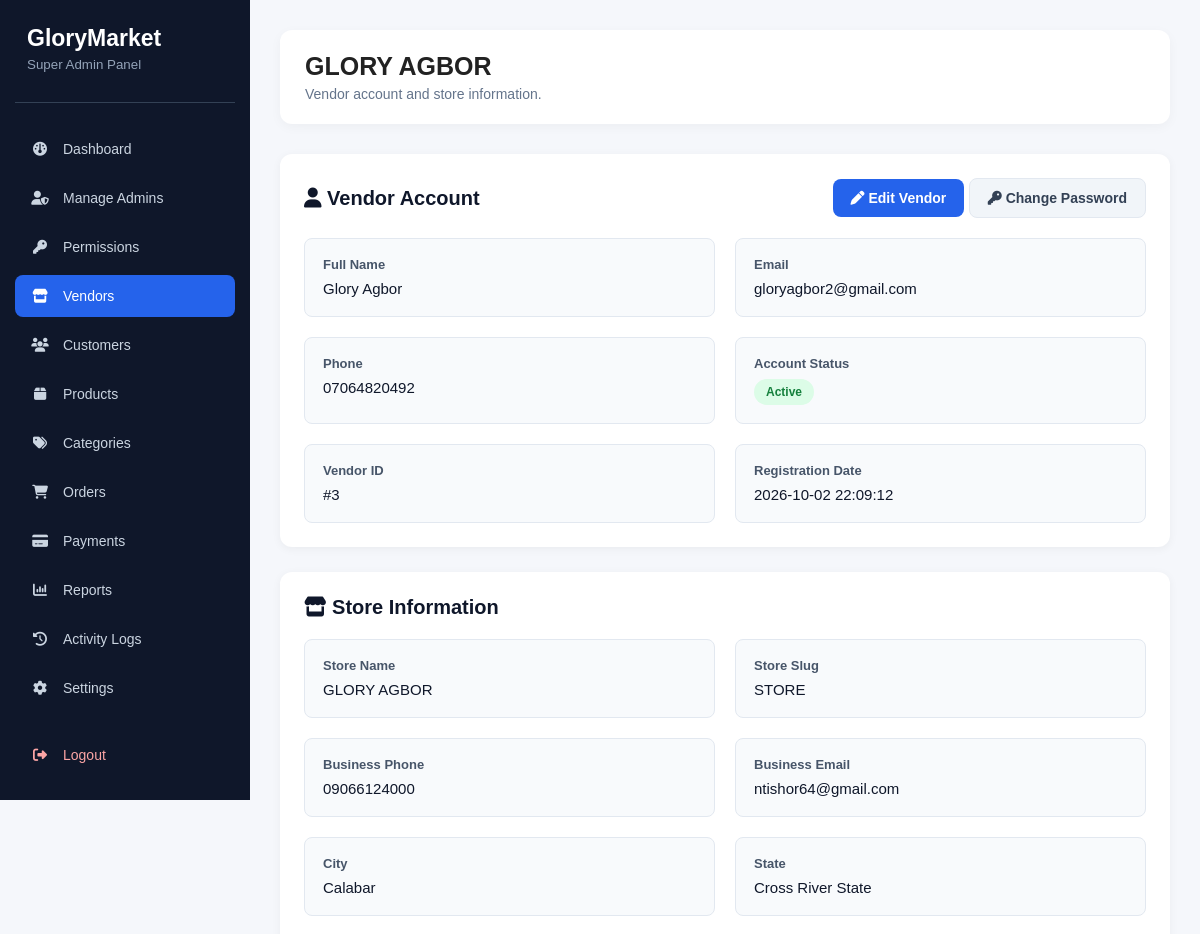
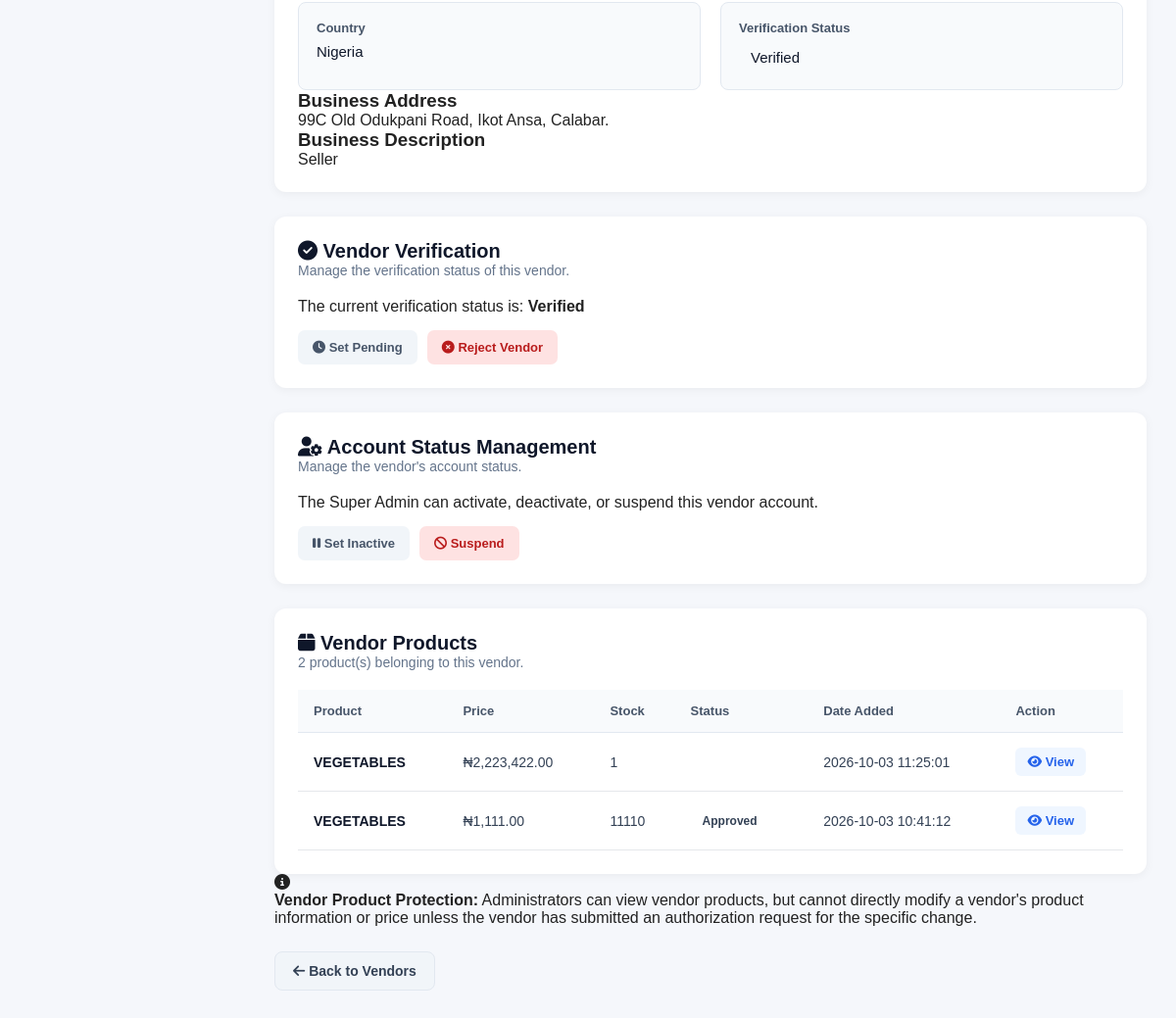
The app's page /admin/vendor-view.php?id=3 (signed in) with its own data (2 pictures, top to bottom).
### tables this page shows
CREATE TABLE `vendor_profiles` (
  `id` int(11) NOT NULL,
  `user_id` int(11) NOT NULL,
  `store_name` varchar(150) NOT NULL,
  `store_slug` varchar(180) NOT NULL,
  `business_description` text DEFAULT NULL,
  `business_phone` varchar(20) DEFAULT NULL,
  `business_email` varchar(150) DEFAULT NULL,
  `business_address` text DEFAULT NULL,
  `city` varchar(100) DEFAULT NULL,
  `state` varchar(100) DEFAULT NULL,
  `country` varchar(100) DEFAULT 'Nigeria',
  `logo` varchar(255) DEFAULT NULL,
  `banner` varchar(255) DEFAULT NULL,
  `verification_status` enum('pending','verified','rejected') NOT NULL DEFAULT 'pending',
  `created_at` timestamp NOT NULL DEFAULT current_timestamp(),
  `updated_at` timestamp NOT NULL DEFAULT current_timestamp() ON UPDATE current_timestamp()
);

CREATE TABLE `users` (
  `id` int(11) NOT NULL,
  `full_name` varchar(100) NOT NULL,
  `email` varchar(150) NOT NULL,
  `phone` varchar(20) DEFAULT NULL,
  `profile_picture` varchar(255) DEFAULT NULL,
  `password` varchar(255) NOT NULL,
  `role` enum('super_admin','admin','vendor','customer') NOT NULL DEFAULT 'customer',
  `status` enum('active','inactive','suspended') NOT NULL DEFAULT 'active',
  `email_verified_at` datetime DEFAULT NULL,
  `created_at` timestamp NOT NULL DEFAULT current_timestamp(),
  `updated_at` timestamp NOT NULL DEFAULT current_timestamp() ON UPDATE current_timestamp()
);

CREATE TABLE `products` (
  `id` int(11) NOT NULL,
  `vendor_id` int(11) NOT NULL,
  `name` varchar(255) NOT NULL,
  `description` text DEFAULT NULL,
  `price` decimal(10,2) NOT NULL,
  `image` varchar(255) DEFAULT NULL,
  `category_id` int(11) DEFAULT NULL,
  `stock` int(11) DEFAULT 0,
  `status` enum('pending','approved','rejected') DEFAULT 'pending',
  `created_at` timestamp NOT NULL DEFAULT current_timestamp(),
  `updated_at` timestamp NOT NULL DEFAULT current_timestamp() ON UPDATE current_timestamp()
);

### admin/vendor-view.php (the view, shortened to what the rows shown need)
<?php
$pdo = getDbConnection();
$vendor_id = filter_input(
    INPUT_GET,
    'id',
    FILTER_VALIDATE_INT
);
$stmt = $pdo->prepare("
    SELECT
        u.id,
        u.full_name,
        u.email,
        u.phone,
        u.status,
        u.created_at,
        u.updated_at,
        vp.store_name,
        vp.store_slug,
        vp.business_description,
        vp.business_phone,
        vp.business_email,
        vp.business_address,
        vp.city,
        vp.state,
        vp.country,
        vp.logo,
        vp.banner,
        vp.verification_status,
        vp.created_at AS profile_created_at,
        vp.updated_at AS profile_updated_at
    FROM users u
    LEFT JOIN vendor_profiles vp
        ON vp.user_id = u.id
    WHERE u.id = ?
      AND u.role = 'vendor'
    LIMIT 1
");
$stmt->execute([$vendor_id]);
$vendor = $stmt->fetch(PDO::FETCH_ASSOC);
$stmt = $pdo->prepare("
    SELECT
        id,
        name,
        price,
        stock,
        status,
        created_at
    FROM products
    WHERE vendor_id = ?
    ORDER BY created_at DESC
");
$stmt->execute([$vendor_id]);
$products = $stmt->fetchAll(PDO::FETCH_ASSOC);
?>
<!DOCTYPE html>
<html lang="en">
<head>
    <link
        rel="stylesheet"
        href="../assets/css/admin-dashboard.css"
    >
    <link
        rel="stylesheet"
        href="https://cdnjs.cloudflare.com/ajax/libs/font-awesome/6.5.2/css/all.min.css"
    >
</head>
<body>
<div class="dashboard-wrapper">
    <aside class="sidebar">
        <div class="sidebar-brand">
            <h2>GloryMarket</h2>
        </div>
    </aside>
    <main class="main-content">
        <div class="topbar">
            <div>
                <h1>
                    <?= htmlspecialchars(
                        $vendor['store_name']
                        ?: $vendor['full_name']
                    ) ?>
                </h1>
                <p>
                    Vendor account and store information.
                </p>
            </div>
        </div>
        <div class="table-panel">
           <div class="panel-header">
    <div>
        <h2>
            <i class="fa-solid fa-user"></i>
            Vendor Account
        </h2>
    </div>
</div>
            <div class="admin-details">
                <div class="detail-item">
                    <strong>Full Name</strong>
                    <span>
                        <?= htmlspecialchars($vendor['full_name']) ?>
                    </span>
                </div>
                <div class="detail-item">
                    <strong>Email</strong>
                    <span>
                        <?= htmlspecialchars($vendor['email']) ?>
                    </span>
                </div>
                <div class="detail-item">
                    <strong>Phone</strong>
                    <span>
                        <?= htmlspecialchars(
                            $vendor['phone'] ?: 'Not provided'
                        ) ?>
                    </span>
                </div>
                <div class="detail-item">
                    <span>
                        <span class="status-badge status-<?=
                            htmlspecialchars($vendor['status'])
                        ?>">
                            <?= htmlspecialchars(
                                ucfirst($vendor['status'])
                            ) ?>
                        </span>
                    </span>
                </div>
                <div class="detail-item">
                    <strong>Vendor ID</strong>
                    <span>
                        #<?= (int) $vendor['id'] ?>
                    </span>
                </div>
                <div class="detail-item">
                    <strong>Registration Date</strong>
                    <span>
                        <?= htmlspecialchars($vendor['created_at']) ?>
                    </span>
                </div>
            </div>
        </div>
        <div class="table-panel">
            <div class="panel-header">
                <div>
                    <h2>
                        <i class="fa-solid fa-store"></i>
                        Store Information
                    </h2>
                </div>
            </div>
            <div class="admin-details">
                <div class="detail-item">
                    <strong>Store Name</strong>
                    <span>
                        <?= htmlspecialchars(
                            $vendor['store_name'] ?: 'Not Set'
                        ) ?>
                    </span>
                </div>
                <div class="detail-item">
                    <strong>Store Slug</strong>
                    <span>
                        <?= htmlspecialchars(
                            $vendor['store_slug'] ?: 'Not Set'
                        ) ?>
                    </span>
                </div>
                <div class="detail-item">
                    <strong>Business Phone</strong>
                    <span>
                        <?= htmlspecialchars(
                            $vendor['business_phone']
                            ?: 'Not provided'
                        ) ?>
                    </span>
                </div>
                <div class="detail-item">
                    <strong>Business Email</strong>
                    <span>
                        <?= htmlspecialchars(
                            $vendor['business_email']
                            ?: 'Not provided'
                        ) ?>
                    </span>
                </div>
                <div class="detail-item">
                    <strong>City</strong>
                    <span>
                        <?= htmlspecialchars(
                            $vendor['city'] ?: 'Not Set'
                        ) ?>
                    </span>
                </div>
                <div class="detail-item">
                    <strong>State</strong>
                    <span>
                        <?= htmlspecialchars(
                            $vendor['state'] ?: 'Not Set'
                        ) ?>
                    </span>
                </div>
                <div class="detail-item">
                    <strong>Country</strong>
                    <span>
                        <?= htmlspecialchars(
                            $vendor['country'] ?: 'Not Set'
                        ) ?>
                    </span>
                </div>
                <div class="detail-item">
                    <strong>Verification Status</strong>
                    <span class="status-badge">
                        <?= htmlspecialchars(
                            ucfirst(
                                str_replace(
                                    '_',
                                    ' ',
                                    $vendor['verification_status']
                                    ?: 'pending'
                                )
                            )
                        ) ?>
                    </span>
                </div>
            </div>
            <div class="product-description">
                <h3>Business Address</h3>
                <p>
                    <?= nl2br(
                        htmlspecialchars(
                            $vendor['business_address']
                            ?: 'No business address provided.'
                        )
                    ) ?>
                </p>
            </div>
            <div class="product-description">
                <h3>Business Description</h3>
                <p>
                    <?= nl2br(
                        htmlspecialchars(
                            $vendor['business_description']
                            ?: 'No business description provided.'
                        )
                    ) ?>
                </p>
            </div>
                </div>
<div class="table-panel">
    <div class="panel-header">
        <div>
            <h2>
                <i class="fa-solid fa-circle-check"></i>
                Vendor Verification
            </h2>
        </div>
    </div>
    <div class="product-description">
        <p>
            The current verification status is:
            <strong>
                <?= htmlspecialchars(
                    ucfirst($vendor['verification_status'])
                ) ?>
            </strong>
        </p>
    </div>
</div>
        <div class="table-panel">
            <div class="panel-header">
                <div>
                    <h2>
                        <i class="fa-solid fa-user-gear"></i>
                        Account Status Management
                    </h2>
                </div>
            </div>
        </div>
        <div class="table-panel">
            <div class="panel-header">
                <div>
                    <h2>
                        <i class="fa-solid fa-box"></i>
                        Vendor Products
                    </h2>
                </div>
            </div>
            <?php if (empty($products)): ?>
                <div class="empty-state">
                    <i class="fa-solid fa-box-open"></i>
                    <h3>No Products</h3>
                    <p>
                        This vendor has not added any products yet.
                    </p>
                </div>
            <?php else: ?>
                <div class="table-wrapper">
                    <table class="orders-table">
                        <thead>
                            <tr>
                                <th>Product</th>
                                <th>Price</th>
                                <th>Stock</th>
                                <th>Status</th>
                                <th>Date Added</th>
                                <th>Action</th>
                            </tr>
                        </thead>
                        <tbody>
                        <?php foreach ($products as $product): ?>
                            <tr>
                                <td>
                                    <strong>
                                        <?= htmlspecialchars(
                                            $product['name']
                                        ) ?>
                                    </strong>
                                </td>
                                <td>
                                    ₦<?= number_format(
                                        (float) $product['price'],
                                        2
                                    ) ?>
                                </td>
                                <td>
                                    <?= (int) $product['stock'] ?>
                                </td>
                                <td>
                                    <span class="status-badge">
                                        <?= htmlspecialchars(
                                            ucfirst(
                                                str_replace(
                                                    '_',
                                                    ' ',
                                                    $product['status']
                                                )
                                            )
                                        ) ?>
                                    </span>
                                </td>
                                <td>
                                    <?= htmlspecialchars(
                                        $product['created_at']
                                    ) ?>
                                </td>
                                <td>
                                    <a
                                        href="product-view.php?id=<?= (int) $product['id'] ?>"
                                        class="view-btn"
                                    >
                                        <i class="fa-solid fa-eye"></i>
                                        View
                                    </a>
                                </td>
                            </tr>
                        <?php endforeach; ?>
                        </tbody>
                    </table>
                </div>
            <?php endif; ?>
        </div>
    </main>
</div>
</body>
</html>

### records on screen
vendor_profiles: store_name "GLORY AGBOR", user.full_name "Glory Agbor", user.email "gloryagbor2@gmail.com", user.phone "07064820492", user.status "Active", user "3", user.created_at "2026-10-02 22:09:12", store_slug "STORE", business_phone "09066124000", business_email "ntishor64@gmail.com", city "Calabar", state "Cross River State", country "Nigeria", verification_status "Verified", business_address "99C Old Odukpani Road, Ikot Ansa, Calabar.", business_description "Seller"
products: name "VEGETABLES", price "2,223,422.00", stock "1", created_at "2026-10-03 11:25:01"
products: name "VEGETABLES", price "1,111.00", stock "11110", status "Approved", created_at "2026-10-03 10:41:12"

### other values on screen
$product_count "2"
